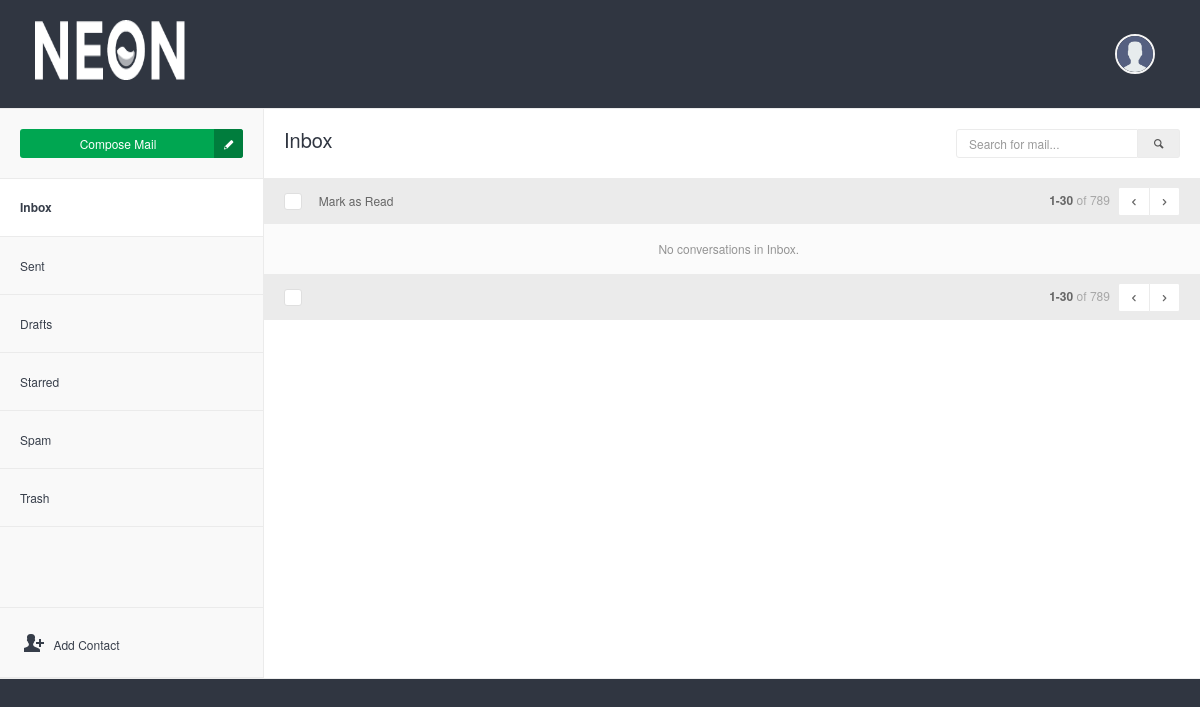
The app's page /inbox.php (signed in), older data.
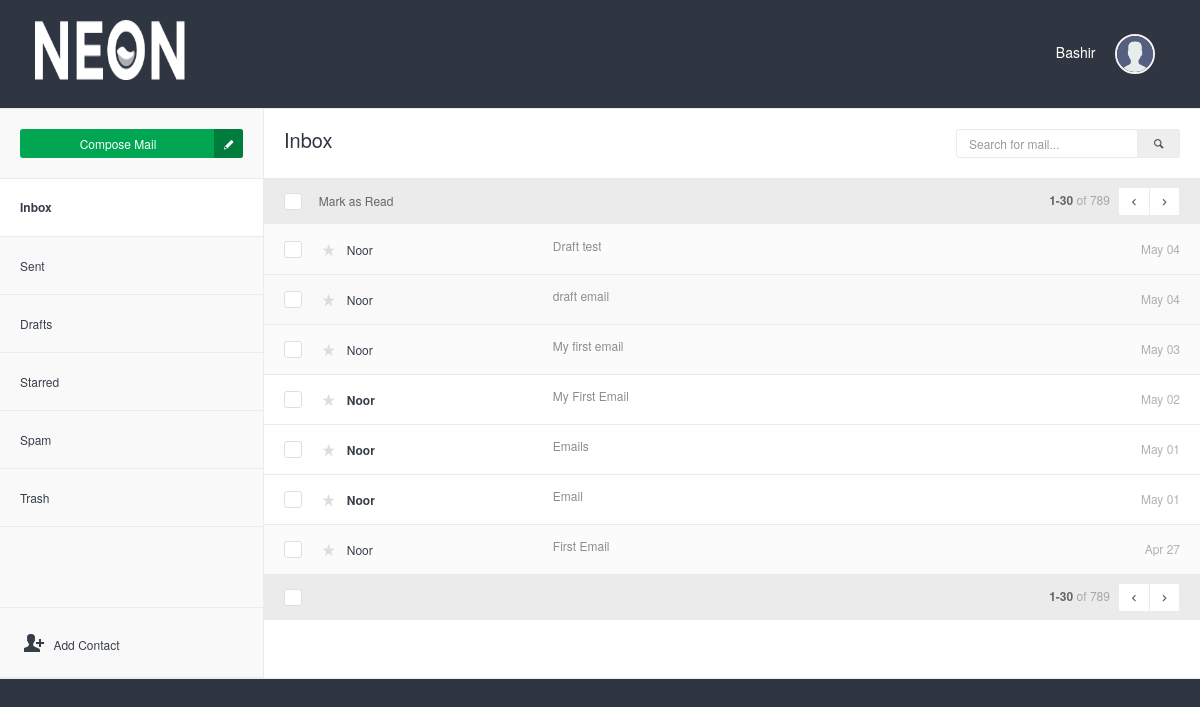
The same page, newer data.
### tables this page shows
CREATE TABLE `user` (
  `id` int(11) NOT NULL,
  `username` varchar(250) NOT NULL,
  `email` varchar(250) NOT NULL,
  `full_name` varchar(250) NOT NULL,
  `phone` varchar(250) NOT NULL,
  `password` varchar(250) NOT NULL
);

CREATE TABLE `emails` (
  `id` int(11) NOT NULL,
  `senderID` int(11) NOT NULL,
  `senderEmail` varchar(250) NOT NULL,
  `emailSubject` mediumtext NOT NULL,
  `emailBody` longtext NOT NULL,
  `receiverID` int(11) NOT NULL,
  `receiverEmail` varchar(250) NOT NULL,
  `date` varchar(50) NOT NULL DEFAULT current_timestamp(),
  `time` varchar(50) NOT NULL,
  `read_status` int(1) NOT NULL DEFAULT 0
);

### support/session.php (called while the page is built, shortened)
<?php
include 'connection.php';
if(isset($_SESSION['login_user'])){
    $login_user= $_SESSION['login_user'];
    $query = "SELECT  * from user where email = '$login_user'" ;
    $result = mysqli_query($con, $query);
    $row = mysqli_fetch_assoc($result);
    $userEmail = $row['email'];
    $fullName = $row['full_name'];
    $image = $row['image'];
}else{
    header('Location: index.php');
}
?>

### support/inbox_action.php (called while the page is built)
<?php
include 'connection.php';
$select = "SELECT * FROM `emails` where `receiverEmail` = '$userEmail' && `spam` = '0' ORDER BY `date` DESC, `time` DESC";
$result = mysqli_query($con, $select);
?>

### inbox.php (the view, shortened to what the changed rows need)
<?php
include('support/connection.php');
include('support/session.php');
include('support/inbox_action.php');
?>
<!DOCTYPE html>
<html lang="en">
    <head>
        <link rel="stylesheet" href="assets/js/jquery-ui/css/no-theme/jquery-ui-1.10.3.custom.min.css" id="style-resource-1">
        <link rel="stylesheet" href="assets/css/font-icons/entypo/css/entypo.css" id="style-resource-2">
        <link rel="stylesheet" href="assets/css/bootstrap.css" id="style-resource-4">
        <link rel="stylesheet" href="assets/css/neon-core.css" id="style-resource-5">
        <link rel="stylesheet" href="assets/css/neon-theme.css" id="style-resource-6">
        <link rel="stylesheet" href="assets/css/neon-forms.css" id="style-resource-7">
        <link rel="stylesheet" href="assets/css/custom.css" id="style-resource-8">
    </head>
    <body class="page-body" data-url="https://demo.neontheme.com">
        <div class="page-container">
            <div class="main-content" style="background-color: #303641" >
                <?php include ('topbar.php') ?>
                <div class="mail-env" style="background-color: white">
                    <div class="mail-body">
                    <table class="table mail-table">
                        <thead>
                            <tr>
                                <th width="5%"> <div class="checkbox checkbox-replace"> <input type="checkbox" /> </div> </th>
                                <th colspan="4">
                                    <div class="mail-select-options">Mark as Read</div>
                                    <div class="mail-pagination" colspan="2">
                                        <strong>1-30</strong> <span>of 789</span>
                                        <div class="btn-group">
                                            <a href="#" class="btn btn-sm btn-white">
                                            </a>
                                            <a href="#" class="btn btn-sm btn-white">
                                            </a>
                                        </div>
                                    </div>
                                </th>
                            </tr>
                        </thead>
                        <tbody>
                            <?php
                                if(mysqli_num_rows($result) > 0){
                                 while($row = $result->fetch_assoc()){
                                    $id =  $row['id'];
                                    $date = $row['date'];
                                    $time = $row['time'];
                                    $readStatus = $row['read_status'];
                                    $senderEmail = $row['senderEmail'];
                                    $emailSubject = $row['emailSubject'];
                                    $timezone = new DateTime("now", new DateTimeZone('Asia/Karachi') );
                                    $current_date =  $timezone->format('M d');
                                    if($current_date == $date) {
                                        $datetime = $time;
                                    }else{
                                        $datetime = $date;
                                    }
                                    $sql_ = "SELECT `full_name` FROM `user` WHERE email = '$senderEmail'";
                                    $result_ = mysqli_query($con, $sql_);
                                    $r = mysqli_fetch_assoc($result_);
                                    $sendName = $r['full_name'];
                                    $sql_2 = "SELECT * FROM `starred` WHERE `email_id` = '$id' AND `userEmail` = '$userEmail' AND `status` = 'inbox'";
                                    $result_2 = mysqli_query($con, $sql_2);
                                    if(mysqli_num_rows($result_2) > 0){
                                        $favorite = true;
                                    }else{
                                        $favorite = false;
                                    }
                            ?>
                                <tr <?php if($readStatus == 0){ ?> class="unread" <?php } ?> >
                                    <td> <div class="checkbox checkbox-replace"> <input type="checkbox" /> </div> </td>
                                    <td class="col-name">
                                        <a href="support/starred_email.php?id=<?php echo $id; ?>&action=<?php if($favorite == false){ echo 'add'; }else{ echo 'remove'; }  ?>&status=<?php echo 'inbox'; ?>"
                                            class="star <?php if($favorite == true){ ?> stared <?php } ?>" >
                                            <i class="entypo-star"></i>
                                        </a>
                                        <a href="message.php?id=<?php echo $id; ?>&action=<?php echo 'receiveEmail'; ?>" class="col-name"><?php echo $sendName; ?> &nbsp;
                                        </a>
                                    </td>
                                    <td class="col-subject"> <a href="message.php?id=<?php echo $id; ?>&action=<?php echo 'receiveEmail'; ?>"><?php echo $emailSubject; ?></a> </td>
                                    <td class="col-time"><?php echo $datetime; ?></td>
                                </tr>
                            <?php } }else{ ?>
                                <tr>
                                    <td><td>
                                    <td><div style="text-align:center">No conversations in Inbox.</div><td>
                                </tr>
                            <?php } ?>
                        </tbody>
                        <tfoot>
                            <tr>
                                <th width="5%"> <div class="checkbox checkbox-replace"> <input type="checkbox" /> </div> </th>
                                <th colspan="4">
                                    <div class="mail-pagination" colspan="2">
                                        <strong>1-30</strong> <span>of 789</span>
                                        <div class="btn-group">
                                            <a href="#" class="btn btn-sm btn-white"><i class="entypo-left-open"></i></a>
                                            <a href="#" class="btn btn-sm btn-white"><i class="entypo-right-open"></i></a>
                                        </div>
                                    </div>
                                </th>
                            </tr>
                        </tfoot>
                    </table>
                </div>
            </div>
        </div>
    </body>
</html>

### topbar.php (shortened to what the changed rows need)
<div class="row">
    <div class="col-md-12 col-sm-12 clearfix">
        <div class="col-md-6 col-sm-6 col-xs-6 clearfix">
            <ul class="list-inline links-list pull-right">
                <li class="profile-info dropdown">
                    <a href="#" class="dropdown-toggle" data-toggle="dropdown" style="color: white">
                    <?php echo $fullName ?> &nbsp;&nbsp;&nbsp;  <img src="<?php if($image != ""){ echo 'assets/images/'.$image;  }else{ echo 'assets/images/user.png';  }?>"  alt="" class="img-circle" width="40" />
                    </a>
                </li>
            </ul>
        </div>
    </div>
</div>

Row changes from the older to the newer data that the page shows:
now on this page (row edited): user: full_name "Bashir"
added emails: user.full_name "Noor", emailSubject "Draft test", date "May 04"
added emails: user.full_name "Noor", emailSubject "draft email", date "May 04"
added emails: user.full_name "Noor", emailSubject "My first email", date "May 03"
added emails: user.full_name "Noor", emailSubject "My First Email", date "May 02", read_status 0 (drawn)
added emails: user.full_name "Noor", emailSubject "Emails", date "May 01", read_status 0 (drawn)
added emails: user.full_name "Noor", emailSubject "Email", date "May 01", read_status 0 (drawn)
added emails: user.full_name "Noor", emailSubject "First Email", date "Apr 27"
Text that changed along with them:
text no longer shown: "No conversations in Inbox."
